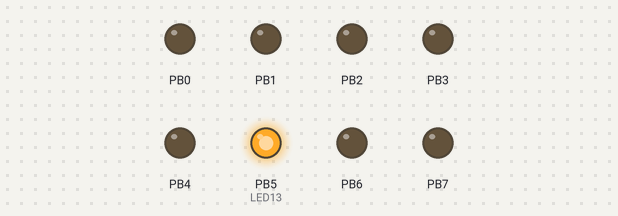
This program was run on a simulated ATmega168, built with avr-gcc and emulated at 16 MHz. Parts: output pins drawn as LEDs (lit = HIGH).

Above: at 0.5 s.
At 1.5 s:
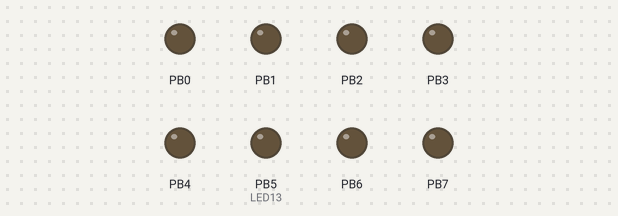
At 3.5 s:
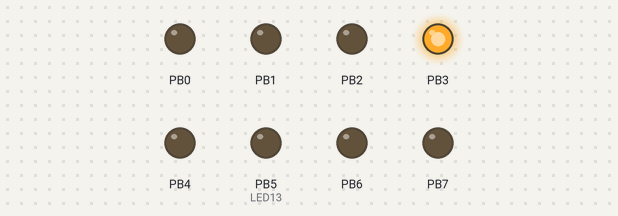
At 4.5 s:
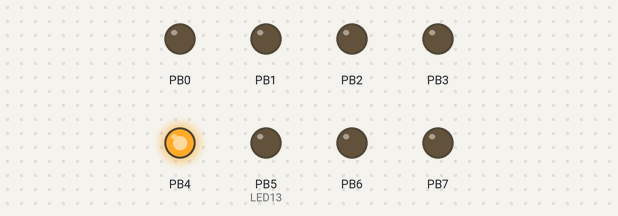
Timing chart, 0 to 7.8 s (numbered marks = the images above):
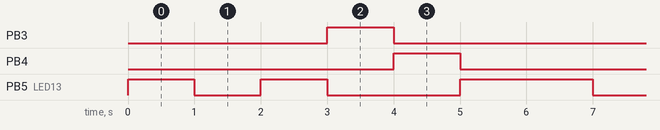

The program:

main.c
```c
/*
 ********************* Opgave 5b - 16 bit register and Bit shifts ******************************
 * GennegåendeOpgaveLosning
 * Created: 26-04-21 15:07:40
 * Author : lkri
 * Created for Atmega168 Datasheet: http://ww1.microchip.com/downloads/en/DeviceDoc/Atmel-9365-Automotive-Microcontrollers-ATmega88-ATmega168_Datasheet.pdf
 * May be copied and used with source reference.
 */

#ifndef F_CPU
#define F_CPU 16000000UL // 16 MHz clock speed
#endif

#include <avr/io.h>
#include <util/delay.h>

/* Project defines */
#define LED13	PINB5

/* Sets up the stack pointer.
 * The GCC compiler already does this, but just for educational purposes I included it.
 */
#ifndef SPL
#define SPL  _SFR_IO8 (0x3D) //sets up Stack pointer low at the right I/O address
#endif
#ifndef SPH
#define SPH  _SFR_IO8 (0x3E) //sets up Stack pointer high at the right I/O address
#endif

/* Defines to get the high an low of 16 bit values*/
#define low(x)   ((x) & 0xFF)		//gets the lower 8 bits of value
#define high(x)   (((x)>>8) & 0xFF) //get the higher 8 bits of value

/* Example of shift operations over 3 LEDs */
void shift_example () {
	PORTB |= (1 << LED13);	//Set the bit of LED13
	_delay_ms(1000);
	PORTB &= ~(1 << LED13); //clear the bit of LED13
	_delay_ms(1000);
	PORTB ^= (1 << LED13);	//toggle the bit of LED13
	_delay_ms(1000);
	PORTB >>= 2;			//right shift whole byte[]
	_delay_ms(1000);
	PORTB <<= 1;			//left shift whole byte[]
	_delay_ms(1000);
	PORTB <<= 1;			//left shift whole byte[]
	_delay_ms(1000);
}

int main(void)
{
	SPL = low(RAMEND);		//Sets up stack pointer low
	SPH = high(RAMEND);		//Sets up stack pointer high

	DDRB = 0xFF;			//Set DDRB to 0xFF (0b11111111)

    while (1)				// infinite loop
    {
		shift_example();	//Runs the shift_example method
    }
}
```

Measured:
- by itself, PB3, PB4: alternates HIGH for 1.0 s and LOW for 5.0 s
- by itself, PB5 (LED13): repeats every 6.0 s: LOW 1.0 s, HIGH 1.0 s, LOW 2.0 s, HIGH 2.0 s
- by itself, everything shown: repeats every 6.0 s, in 5 steps
